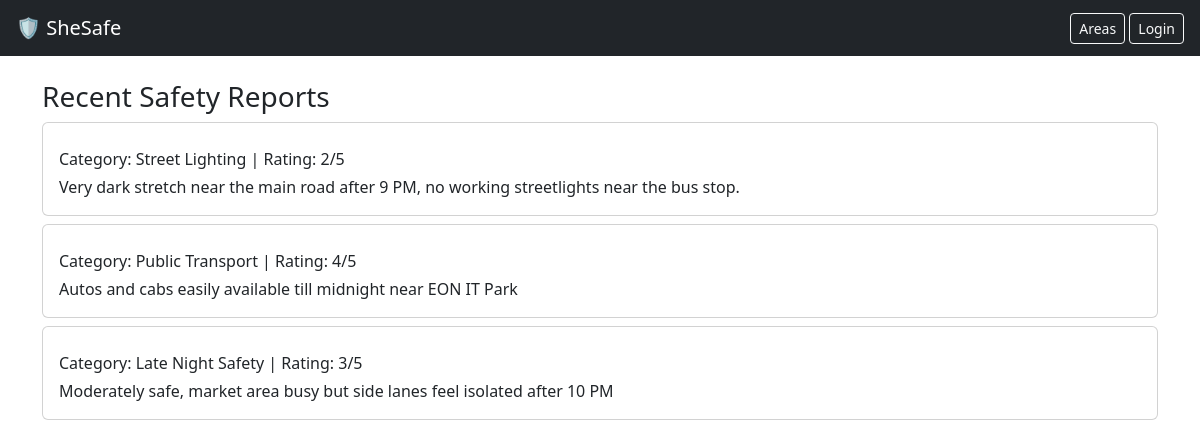
The page / on the database its author committed.
### reports/models.py (models this page shows, shortened)
class SafetyReport(models.Model):
    user=models.ForeignKey(User,on_delete=models.CASCADE,null=True,blank=True)
    city=models.CharField(max_length=50,choices=MAHARASHTRA_CITIES, default='Pune')
    locality=models.CharField(max_length=100,help_text='e.g. Wagholi, Kharadi, Hinjewadi')
    category=models.CharField(max_length=50,choices=CATEGORY_CHOICES)
    rating=models.IntegerField()
    description=models.TextField()
    created_at=models.DateTimeField(auto_now_add=True)

### reports/views.py (the view)
# urls.py: 2. Add a URL to urlpatterns:  path('', views.home, name='home')
def home(request):
    reports=SafetyReport.objects.all()
    return render(request,'reports/home.html',{'reports':reports})

### reports/templates/reports/home.html (shortened to what this page needs)
{% extends 'reports/base.html' %}
{% block content %}
    <h3>Recent Safety Reports</h3>
    {% for report in reports %}
        <div class="card mb-2 p-3">
            <p class="mb-1">Category: {{ report.category }} | Rating: {{ report.rating }}/5</p>
            <p class="mb-0">{{ report.description }}</p>
        </div>
    {% empty %}
        <p>No reports Yet.</p>
    {% endfor %}
{% endblock %}

### rows shown on the page
SafetyReport: category "Street Lighting", rating "2", description "Very dark stretch near the main road after 9 PM, no working streetlights near the bus stop."
SafetyReport: category "Public Transport", rating "4", description "Autos and cabs easily available till midnight near EON IT Park"
SafetyReport: category "Late Night Safety", rating "3", description "Moderately safe, market area busy but side lanes feel isolated after 10 PM"
